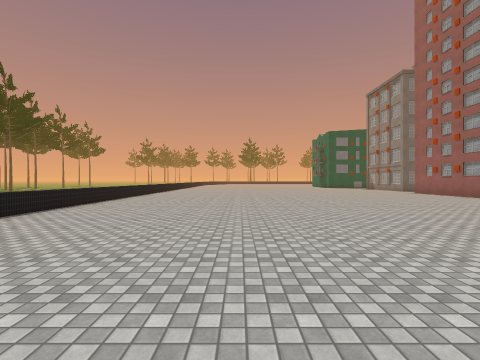
view 1 (above)

20 first-person views from a walk through a 3-D level made in the Unity game engine. The camera is 1.5 m above the floor, looks level and sees 85° across. The floor is counted in squares, 2 m on a side. Each view is taken from the middle of a square. On the plan, view 1 faces up. The plan holds only what a view shows up to about 9 squares ahead; the rest is blank. The place goes on beyond the plan. The player character is not drawn. Some animated figures are left out. Some surface patterns are stand-ins.

view 2
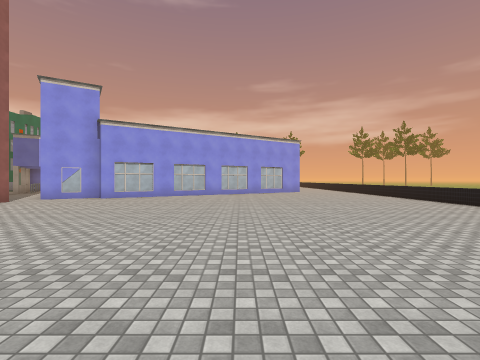

view 3
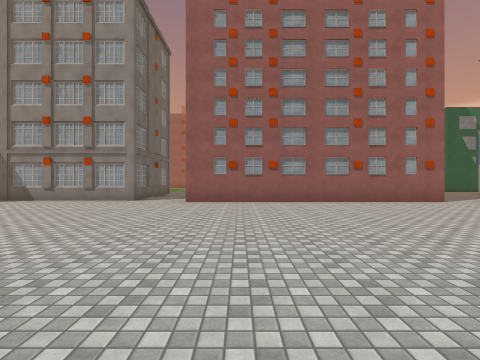

view 4
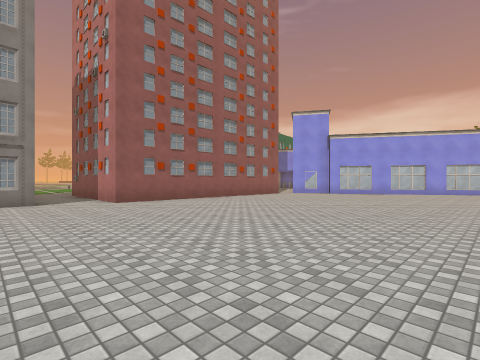

view 5
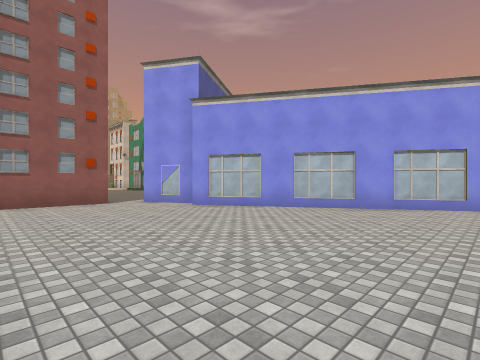

view 6
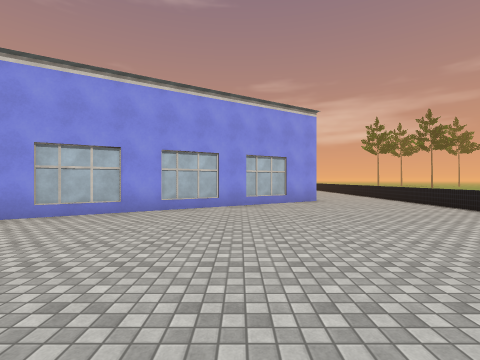

view 7
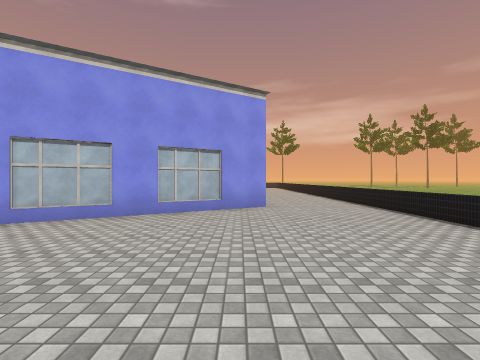

view 8
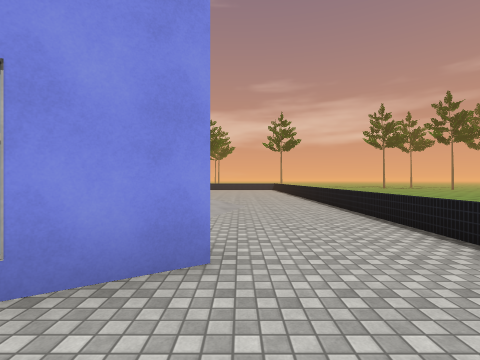

view 9
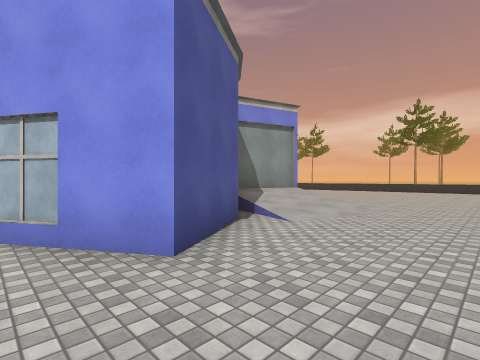

view 10
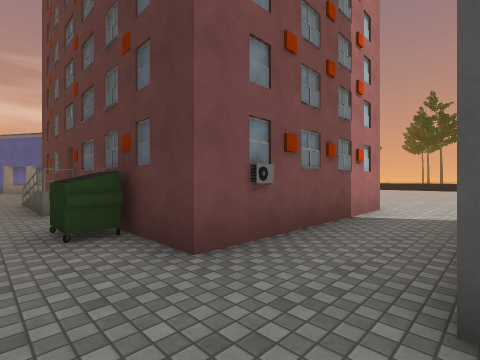

view 11
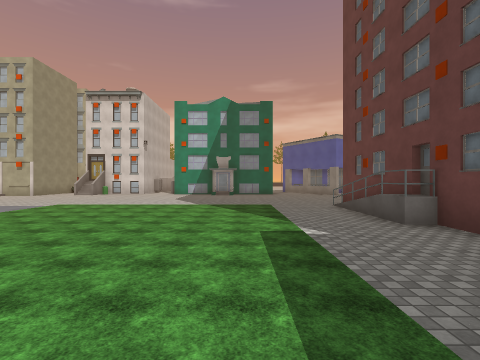

view 12
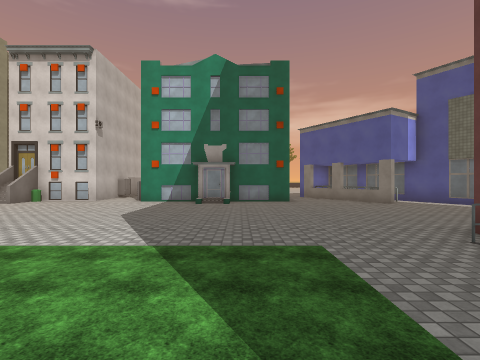

view 13
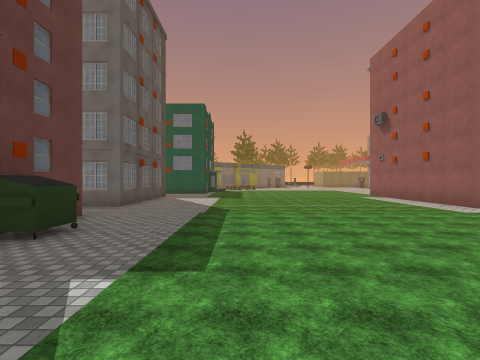

view 14
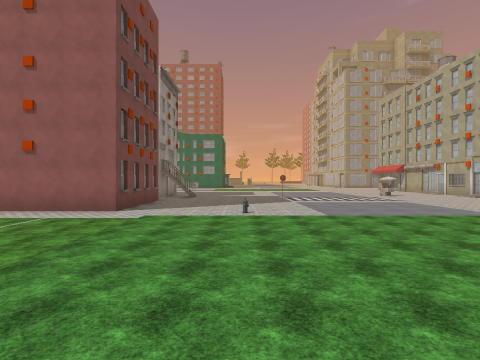

view 15
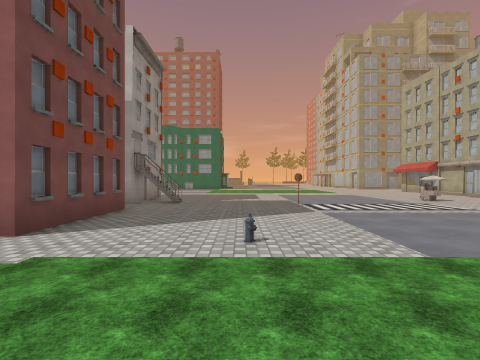

view 16
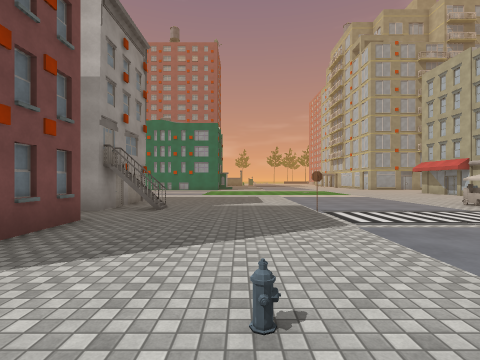

view 17
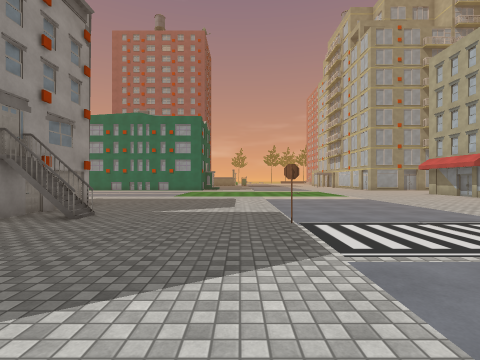

view 18
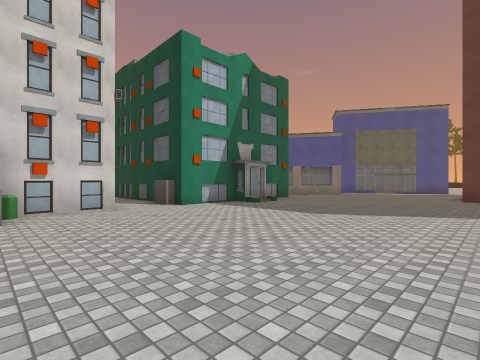

view 19
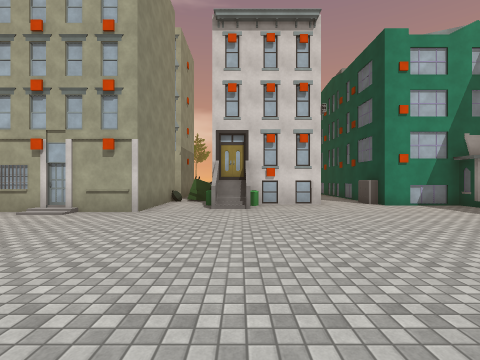

view 20
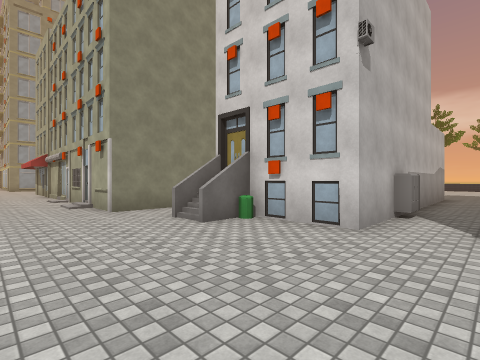

### Floor plan
Key: @ floor where view 1 was taken; # wall or solid block; x gap in a wall; . floor; / step, stairs or slope; = window, fence, low wall or low ledge; ^ raised ledge; B bin; H hydrant; O other object.
Columns run from 5 left of view 1 to 35 right of it. Each row starts with its distance up from view 1.
 18       ..........O   #..........#
 17       ..........#  ##..........##  .####.
 16       .........................O###.##...
 15       .........######....................
 14       .........#    #....................
 13      ..........#    #B........H..........
 12     ...........#    #....................
 11    ............     #..............O.....
 10   .............#    #O...................
  9 =..............#    #O...................
  8 =..............#    #O...................
  7 =..............#    #O...................
  6 =..............#    #................#...
  5 =..............x   ......................
  4  ...........###   ....................  .
  3  ..........##     .......................
  2 =........###    #..................O###
  1 =......###      ##.#...../......O..##
  0 =....@##                 ###O.##BO.#
 -1 =...###                     O.#
 -2 =...##                      .O#
 -3 =....#                      ..#
 -4 =.../#                      ..#
 -5 =...///                     ..#
 -6 =...///^                     .#
 -7 =...//#                      .#

Where each view was taken, in squares from view 1:
view 1: 0 up, 0 right, facing up
view 2: 15 up, 2 right, facing down
view 3: 13 up, 1 right, facing right
view 4: 18 up, 1 right, facing down-right
view 5: 9 up, 1 right, facing down-right
view 6: 8 up, 1 right, facing down
view 7: 6 up, 1 left, facing down
view 8: 1 up, 2 left, facing down
view 9: 0 up, 4 left, facing down-right
view 10: 17 up, 17 right, facing down-left
view 11: 15 up, 19 right, facing down
view 12: 10 up, 19 right, facing down
view 13: 9 up, 19 right, facing up
view 14: 13 up, 19 right, facing right
view 15: 13 up, 22 right, facing right
view 16: 13 up, 24 right, facing right
view 17: 12 up, 26 right, facing right
view 18: 7 up, 27 right, facing down-left
view 19: 8 up, 27 right, facing down
view 20: 4 up, 23 right, facing down-right
